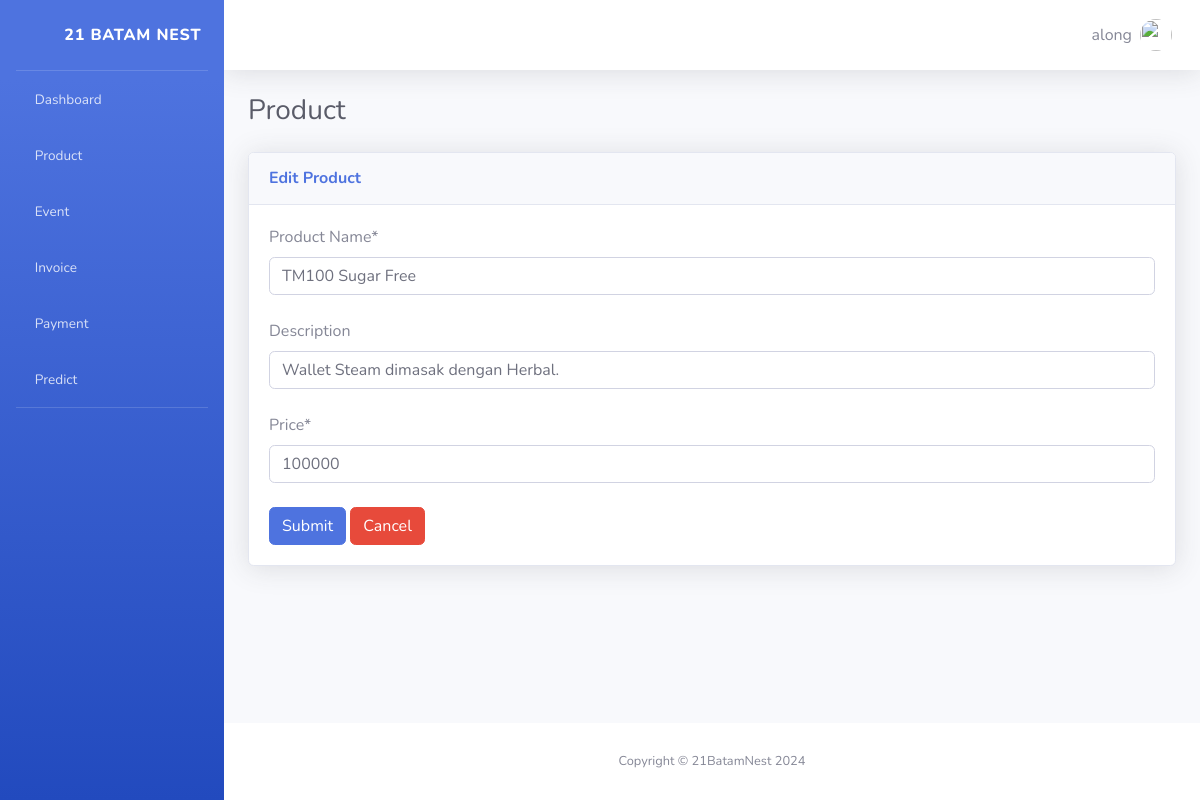
Page /product/updateproduct/10/ (signed in) on the committed database.
### apps/models.py (models this page shows)
class Product(models.Model):
    product_name = models.CharField(max_length=100)
    description = models.TextField(max_length=300, null=True)
    price = models.IntegerField()

### apps/views.py (the view)
# urls.py: path('product/updateproduct/<int:id>/', views.update_product, name='update_product'),
def update_product(request: HttpRequest, id) -> HttpResponse:
    auth = auth_check(request)
    if auth is not None:
        return auth
    product = Product.objects.get(id=id)
    if request.method == "POST":
        form = AddProductForm(request.POST)
        if form.is_valid():
            product.product_name = request.POST['product_name']
            product.description = request.POST['description']
            product.price = request.POST['price']
            product.save()
            return redirect("product")
    else:
        form = AddProductForm(initial={
            'product_name': product.product_name,
            'description': product.description,
            'price': product.price,
        })
    return render(request, "apps/update_product.html", {"form": form})

### apps/forms.py
class AddProductForm(forms.Form):
    product_name = forms.CharField(label="Product Name", max_length=100, required=True)
    description = forms.CharField(label="Description", max_length=300, required=False)
    price = forms.IntegerField(label="Price", required=True)
    def __init__(self, *args, **kwargs):
        super().__init__(*args, **kwargs)
        self.helper: FormHelper = FormHelper(self)
        self.helper.layout = Layout(
            Field("product_name", wrapper_class="form-group mb-4", ) ,
            Field("description", wrapper_class="form-group mb-4", ) ,
            Field("price", wrapper_class="form-group mb-4", ) ,
            Div(
                Submit("submit", "Submit",  css_class="btn-primary btn-user"),
                Button("cancel", "Cancel", onclick="location.href = '/product'", css_class="btn-danger"),
                ),
        )

### apps/views.py (called while the page is built)
def auth_check(request):
    if not request.user.is_authenticated:
        return redirect("login")
    return None

### apps/templates/apps/update_product.html (shortened to what this page needs)
<!DOCTYPE html>
<html lang="en">
  {% load static crispy_forms_tags %} {% include "apps/partials/header.html" %}
  <body id="page-top">
    <div id="wrapper">
      {% include "partials/sidebar.html" %}
      <div id="content-wrapper" class="d-flex flex-column">
        <div id="content">
          {% include 'apps/partials/navbar.html' %}
          <div class="container-fluid">
            <div
              class="d-sm-flex align-items-center justify-content-between mb-4"
            >
              <h1 class="h3 mb-0 text-gray-800">Product</h1>
            </div>
            <div class="row">
              <div class="col mb-4">
                <div class="card shadow mb-4">
                  <div class="card-header py-3">
                    <h6 class="m-0 font-weight-bold text-primary">
                      Edit Product
                    </h6>
                  </div>
                  <div class="card-body">
                    <div class="text">
                      <form method="POST">
                        {% csrf_token %} {% crispy form %}
                      </form>
                    </div>
                  </div>
                </div>
              </div>
            </div>
          </div>
        </div>
        {% include "apps/partials/footer.html" %}
      </div>
    </div>
  </body>
</html>

### apps/templates/apps/partials/navbar.html (shortened to what this page needs)
{% load static %}
<nav
  class="navbar navbar-expand navbar-light bg-white topbar mb-4 static-top shadow"
>
  <ul class="navbar-nav ml-auto">
    <li class="nav-item dropdown no-arrow">
      <a
        class="nav-link dropdown-toggle"
        href="#"
        id="userDropdown"
        role="button"
        data-toggle="dropdown"
        aria-haspopup="true"
        aria-expanded="false"
      >
        <span class="mr-2 d-none d-lg-inline text-gray-600 medium">
          {{ user.username }}
        </span>
        <img
          class="img-profile rounded-circle"
          src="{% static 'apps/img/undraw_profile.svg'%}"
        />
      </a>
    </li>
  </ul>
</nav>

### rows in the picture
Product: product_name "TM100 Sugar Free", description "Wallet Steam dimasak dengan Herbal.", price "100000"

### other values in the picture
{{ user.username }} "along"
